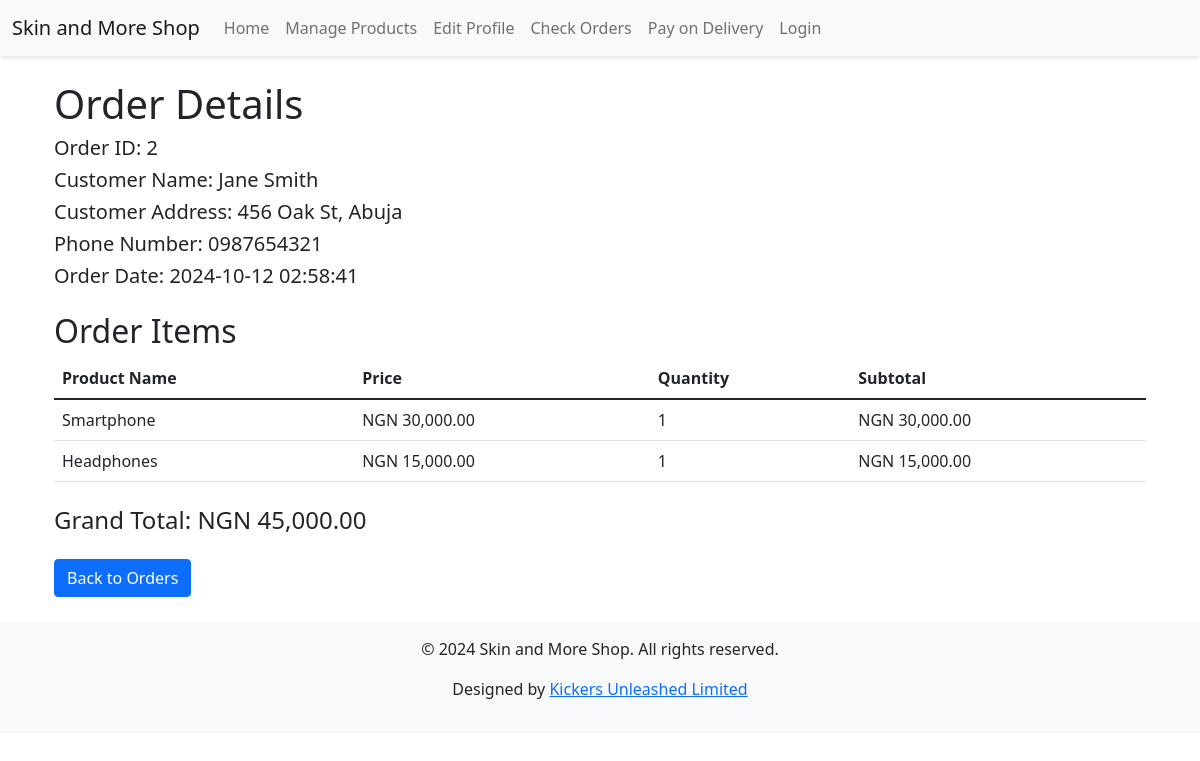
The app's page /Admin/view_order_details.php?id=2 with its own data.
### tables this page shows
CREATE TABLE `orders` (
  `id` int NOT NULL,
  `user_id` int DEFAULT NULL,
  `total_price` decimal(10,2) DEFAULT NULL,
  `address` varchar(255) NOT NULL,
  `phone_number` varchar(20) NOT NULL,
  `order_date` timestamp NULL DEFAULT CURRENT_TIMESTAMP,
  `total_amount` decimal(10,2) NOT NULL
);

CREATE TABLE `users` (
  `id` int NOT NULL,
  `name` varchar(255) NOT NULL,
  `phone_number` varchar(20) NOT NULL,
  `email` varchar(255) NOT NULL,
  `address` text NOT NULL,
  `gender` enum('male','female','other') NOT NULL,
  `password` varchar(255) NOT NULL,
  `created_at` timestamp NULL DEFAULT CURRENT_TIMESTAMP,
  `username` varchar(250) NOT NULL
);

CREATE TABLE `order_items` (
  `id` int NOT NULL,
  `order_id` int NOT NULL,
  `product_id` int NOT NULL,
  `quantity` int NOT NULL
);

CREATE TABLE `products` (
  `id` int NOT NULL,
  `name` varchar(255) DEFAULT NULL,
  `description` text,
  `price` decimal(10,2) DEFAULT NULL,
  `image` varchar(255) DEFAULT NULL
);

### Admin/view_order_details.php (the view, shortened to what this page needs)
<?php
include 'header.php';
$conn = new mysqli("localhost:8080", "root", "root", "shop_db", 3306);
$order_id = isset($_GET['id']) ? intval($_GET['id']) : 0;
$stmt = $conn->prepare("
    SELECT o.id, o.total_price AS total_amount, o.address, o.phone_number, o.order_date, u.name AS customer_name
    FROM orders o
    JOIN users u ON o.user_id = u.id
    WHERE o.id = ?
");
$stmt->bind_param("i", $order_id);
$stmt->execute();
$order_result = $stmt->get_result();
$order = $order_result->fetch_assoc();
$order_items_query = "
    SELECT oi.product_id, oi.quantity, p.name AS product_name, p.price
    FROM order_items oi
    JOIN products p ON oi.product_id = p.id
    WHERE oi.order_id = ?
";
$order_items_stmt = $conn->prepare($order_items_query);
$order_items_stmt->bind_param("i", $order_id);
$order_items_stmt->execute();
$order_items_result = $order_items_stmt->get_result();
$total_amount = 0;
?>
<!DOCTYPE html>
<html lang="en">
<head>
    <link href="https://cdn.jsdelivr.net/npm/bootstrap@5.1.3/dist/css/bootstrap.min.css" rel="stylesheet">
</head>
<body>
    <div class="container mt-4">
        <h1>Order Details</h1>
        <h5>Order ID: <?php echo htmlspecialchars($order['id']); ?></h5>
        <h5>Customer Name: <?php echo htmlspecialchars($order['customer_name']); ?></h5>
        <h5>Customer Address: <?php echo htmlspecialchars($order['address'] ?? 'N/A'); ?></h5>
        <h5>Phone Number: <?php echo htmlspecialchars($order['phone_number'] ?? 'N/A'); ?></h5>
        <h5>Order Date: <?php echo htmlspecialchars($order['order_date']); ?></h5>
        <h2 class="mt-4">Order Items</h2>
        <table class="table">
            <thead>
                <tr>
                    <th>Product Name</th>
                    <th>Price</th>
                    <th>Quantity</th>
                    <th>Subtotal</th>
                </tr>
            </thead>
            <tbody>
                <?php
                if ($order_items_result->num_rows > 0) {
                    while ($item = $order_items_result->fetch_assoc()) {
                        $subtotal = $item['price'] * $item['quantity'];
                        $total_amount += $subtotal;
                ?>
                <tr>
                    <td><?php echo htmlspecialchars($item['product_name']); ?></td>
                    <td>NGN <?php echo number_format($item['price'], 2); ?></td>
                    <td><?php echo $item['quantity']; ?></td>
                    <td>NGN <?php echo number_format($subtotal, 2); ?></td>
                </tr>
                <?php
                    }
                } else {
                    echo "<tr><td colspan='4'>No items found for this order.</td></tr>";
                }
                ?>
            </tbody>
        </table>
        <h4 class="mt-4">Grand Total: NGN <?php echo number_format($total_amount, 2); ?></h4>
        <a href="index.php" class="btn btn-primary mt-3">Back to Orders</a>
    </div>
    <?php include 'footer.php'; ?>
</body>
</html>

### Admin/header.php (style rules this page uses)
body { font-family: Arial, sans-serif; }

### records on screen
orders: id "2", user.name "Jane Smith", address "456 Oak St, Abuja", phone_number "0987654321", order_date "2024-10-12 02:58:41"
order_items: product.name "Smartphone", product.price "30,000.00", quantity "1", subtotal "30,000.00"
order_items: product.name "Headphones", product.price "15,000.00", quantity "1", subtotal "15,000.00"

### other values on screen
$total_amount "45,000.00"
